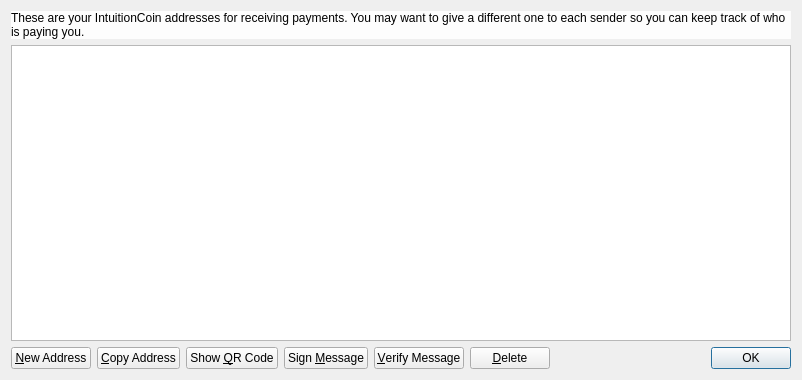
<?xml version="1.0" encoding="UTF-8"?>
<ui version="4.0">
 <class>AddressBookPage</class>
 <widget class="QWidget" name="AddressBookPage">
  <property name="geometry">
   <rect>
    <x>0</x>
    <y>0</y>
    <width>802</width>
    <height>380</height>
   </rect>
  </property>
  <property name="windowTitle">
   <string>Address Book</string>
  </property>
  <layout class="QVBoxLayout" name="verticalLayout">
   <item>
    <widget class="QLabel" name="labelExplanation">
     <property name="styleSheet">
      <string notr="true"> background-color:rgb(255,255,255,220);
    border:none;</string>
     </property>
     <property name="text">
      <string>These are your IntuitionCoin addresses for receiving payments. You may want to give a different one to each sender so you can keep track of who is paying you.</string>
     </property>
     <property name="textFormat">
      <enum>Qt::PlainText</enum>
     </property>
     <property name="wordWrap">
      <bool>true</bool>
     </property>
    </widget>
   </item>
   <item>
    <widget class="QTableView" name="tableView">
     <property name="contextMenuPolicy">
      <enum>Qt::CustomContextMenu</enum>
     </property>
     <property name="toolTip">
      <string>Double-click to edit address or label</string>
     </property>
     <property name="tabKeyNavigation">
      <bool>false</bool>
     </property>
     <property name="selectionMode">
      <enum>QAbstractItemView::SingleSelection</enum>
     </property>
     <property name="selectionBehavior">
      <enum>QAbstractItemView::SelectRows</enum>
     </property>
     <property name="sortingEnabled">
      <bool>true</bool>
     </property>
     <attribute name="verticalHeaderVisible">
      <bool>false</bool>
     </attribute>
    </widget>
   </item>
   <item>
    <layout class="QHBoxLayout" name="horizontalLayout">
     <item>
      <widget class="QPushButton" name="newAddressButton">
       <property name="toolTip">
        <string>Create a new address</string>
       </property>
       <property name="text">
        <string>&amp;New Address</string>
       </property>
      </widget>
     </item>
     <item>
      <widget class="QPushButton" name="copyToClipboard">
       <property name="toolTip">
        <string>Copy the currently selected address to the system clipboard</string>
       </property>
       <property name="text">
        <string>&amp;Copy Address</string>
       </property>
      </widget>
     </item>
     <item>
      <widget class="QPushButton" name="showQRCode">
       <property name="text">
        <string>Show &amp;QR Code</string>
       </property>
      </widget>
     </item>
     <item>
      <widget class="QPushButton" name="signMessage">
       <property name="toolTip">
        <string>Sign a message to prove you own a IntuitionCoin address</string>
       </property>
       <property name="text">
        <string>Sign &amp;Message</string>
       </property>
      </widget>
     </item>
     <item>
      <widget class="QPushButton" name="verifyMessage">
       <property name="toolTip">
        <string>Verify a message to ensure it was signed with a specified IntuitionCoin address</string>
       </property>
       <property name="text">
        <string>&amp;Verify Message</string>
       </property>
      </widget>
     </item>
     <item>
      <widget class="QPushButton" name="deleteButton">
       <property name="toolTip">
        <string>Delete the currently selected address from the list</string>
       </property>
       <property name="text">
        <string>&amp;Delete</string>
       </property>
      </widget>
     </item>
     <item>
      <spacer name="horizontalSpacer">
       <property name="orientation">
        <enum>Qt::Horizontal</enum>
       </property>
       <property name="sizeHint" stdset="0">
        <size>
         <width>40</width>
         <height>20</height>
        </size>
       </property>
      </spacer>
     </item>
     <item>
      <widget class="QDialogButtonBox" name="buttonBox">
       <property name="sizePolicy">
        <sizepolicy hsizetype="Maximum" vsizetype="Fixed">
         <horstretch>0</horstretch>
         <verstretch>0</verstretch>
        </sizepolicy>
       </property>
       <property name="standardButtons">
        <set>QDialogButtonBox::Ok</set>
       </property>
      </widget>
     </item>
    </layout>
   </item>
  </layout>
 </widget>
 <resources/>
 <connections/>
</ui>
